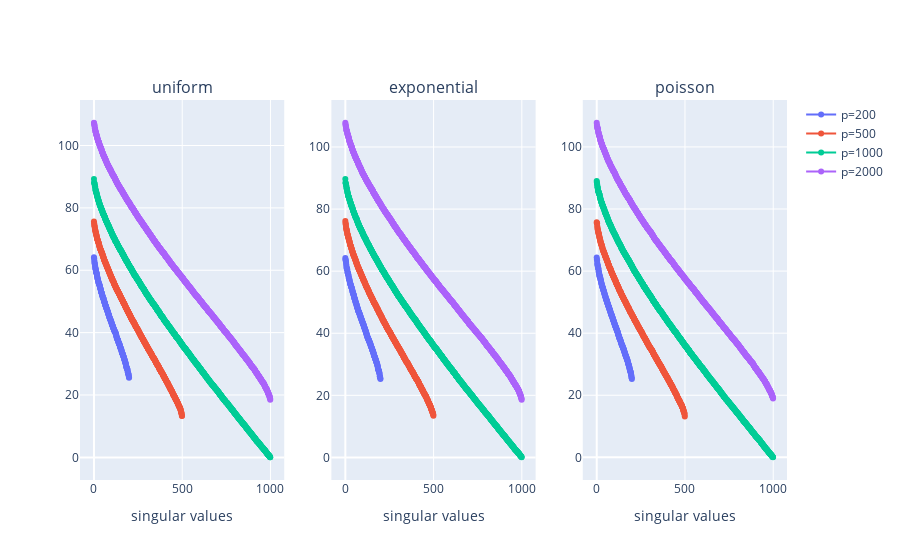

The cell this chart's notebook holds for it:
### Markdown cell above
### question 9

### Code cell
# init figure
fig = make_subplots(
    rows=1,
    cols=3,
    subplot_titles=list(DICT_DIST.keys())
)

# params
n = 1000
values_p = [200, 500, 1000, 2000]
arr_colors = ['#636EFA', '#EF553B', '#00CC96', '#AB63FA']

for i, dist_name in enumerate(DICT_DIST):
    for p, color_name in zip(values_p, arr_colors):
        # build and apply svd
        X = sample_from(n, p, dist_name)
        _, singular_vals, _ = np.linalg.svd(X)

        # plot
        fig.add_trace(
            go.Scatter(
                y=singular_vals,
                mode="markers+lines",
                name=f"p={p}",
                marker_color=color_name,
                showlegend=False if dist_name != "uniform" else True
            ),
            row=1, col=i+1
        )

# set axis layout
for i in [1, 2, 3]:
    fig.update_xaxes(
        title_text="singular values",
        row=1, col=i
    )


fig.show()

### Figure 1 — Plotly figure (JSON) as saved in the notebook; plotly's stock layout.template omitted (floating-point values rounded to 4 significant figures; data arrays with more than 128 entries replaced by an {"elided": "..."} marker saying what was removed)
{"data": [{"marker": {"color": "#636EFA"}, "mode": "markers+lines", "name": "p=200", "showlegend": true, "type": "scatter", "xaxis": "x", "y": {"elided": "200 float values"}, "yaxis": "y"}, {"marker": {"color": "#EF553B"}, "mode": "markers+lines", "name": "p=500", "showlegend": true, "type": "scatter", "xaxis": "x", "y": {"elided": "500 float values"}, "yaxis": "y"}, {"marker": {"color": "#00CC96"}, "mode": "markers+lines", "name": "p=1000", "showlegend": true, "type": "scatter", "xaxis": "x", "y": {"elided": "1000 float values"}, "yaxis": "y"}, {"marker": {"color": "#AB63FA"}, "mode": "markers+lines", "name": "p=2000", "showlegend": true, "type": "scatter", "xaxis": "x", "y": {"elided": "1000 float values"}, "yaxis": "y"}, {"marker": {"color": "#636EFA"}, "mode": "markers+lines", "name": "p=200", "showlegend": false, "type": "scatter", "xaxis": "x2", "y": {"elided": "200 float values"}, "yaxis": "y2"}, {"marker": {"color": "#EF553B"}, "mode": "markers+lines", "name": "p=500", "showlegend": false, "type": "scatter", "xaxis": "x2", "y": {"elided": "500 float values"}, "yaxis": "y2"}, {"marker": {"color": "#00CC96"}, "mode": "markers+lines", "name": "p=1000", "showlegend": false, "type": "scatter", "xaxis": "x2", "y": {"elided": "1000 float values"}, "yaxis": "y2"}, {"marker": {"color": "#AB63FA"}, "mode": "markers+lines", "name": "p=2000", "showlegend": false, "type": "scatter", "xaxis": "x2", "y": {"elided": "1000 float values"}, "yaxis": "y2"}, {"marker": {"color": "#636EFA"}, "mode": "markers+lines", "name": "p=200", "showlegend": false, "type": "scatter", "xaxis": "x3", "y": {"elided": "200 float values"}, "yaxis": "y3"}, {"marker": {"color": "#EF553B"}, "mode": "markers+lines", "name": "p=500", "showlegend": false, "type": "scatter", "xaxis": "x3", "y": {"elided": "500 float values"}, "yaxis": "y3"}, {"marker": {"color": "#00CC96"}, "mode": "markers+lines", "name": "p=1000", "showlegend": false, "type": "scatter", "xaxis": "x3", "y": {"elided": "1000 float values"}, "yaxis": "y3"}, {"marker": {"color": "#AB63FA"}, "mode": "markers+lines", "name": "p=2000", "showlegend": false, "type": "scatter", "xaxis": "x3", "y": {"elided": "1000 float values"}, "yaxis": "y3"}], "layout": {"annotations": [{"font": {"size": 16}, "showarrow": false, "text": "uniform", "x": 0.1444, "xanchor": "center", "xref": "paper", "y": 1, "yanchor": "bottom", "yref": "paper"}, {"font": {"size": 16}, "showarrow": false, "text": "exponential", "x": 0.5, "xanchor": "center", "xref": "paper", "y": 1, "yanchor": "bottom", "yref": "paper"}, {"font": {"size": 16}, "showarrow": false, "text": "poisson", "x": 0.8556, "xanchor": "center", "xref": "paper", "y": 1, "yanchor": "bottom", "yref": "paper"}], "xaxis": {"anchor": "y", "domain": [0, 0.2889], "title": {"text": "singular values"}}, "xaxis2": {"anchor": "y2", "domain": [0.3556, 0.6444], "title": {"text": "singular values"}}, "xaxis3": {"anchor": "y3", "domain": [0.7111, 1], "title": {"text": "singular values"}}, "yaxis": {"anchor": "x", "domain": [0, 1]}, "yaxis2": {"anchor": "x2", "domain": [0, 1]}, "yaxis3": {"anchor": "x3", "domain": [0, 1]}}}
